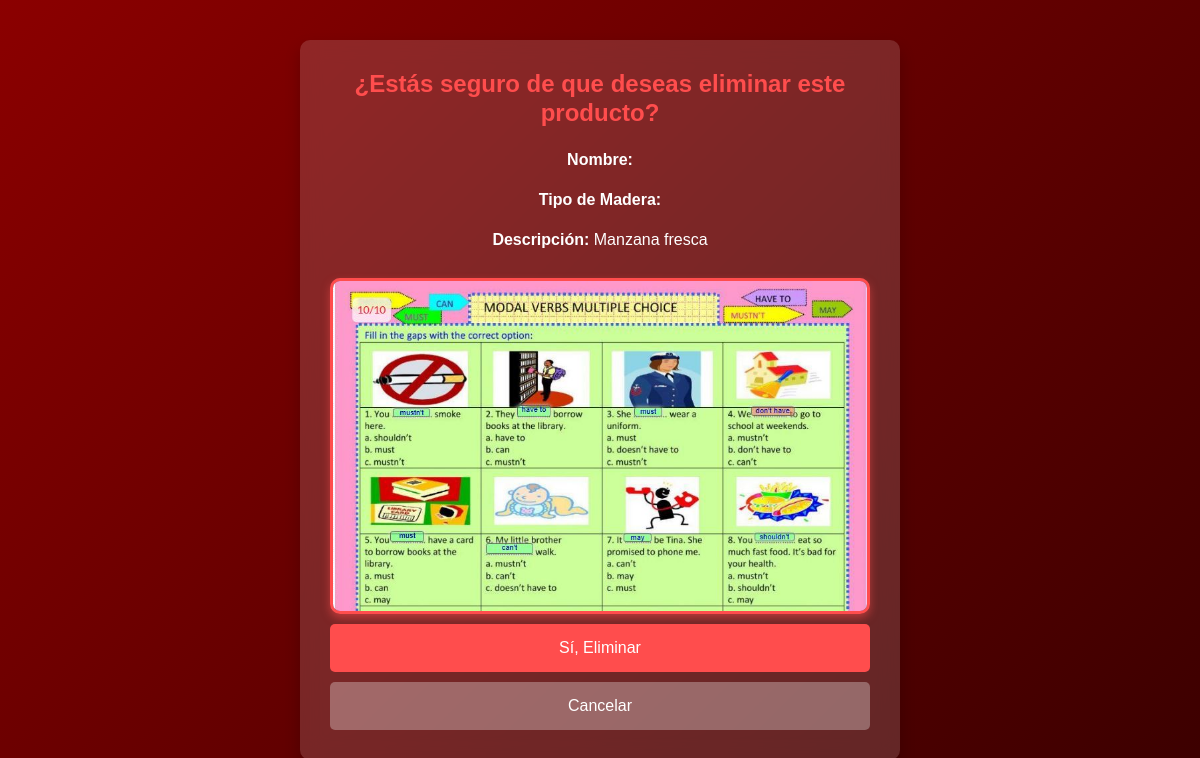
/eliminar/12/, run on the app's committed database.
### libreria/models.py (models this page shows, shortened)
class Producto(models.Model):
    TIPOS_PRODUCTO_CHOICES = [
        ('frutas', 'Frutas'),
        ('verduras', 'Verduras'),
        ('tuberculos', 'Tubérculos'),
        ('hortalizas', 'Hortalizas'),
    ]
    imagen = models.ImageField(upload_to='productos/')
    nombre = models.CharField(max_length=100)
    descripcion = models.TextField()
    origen = models.CharField(max_length=100)
    unidad = models.FloatField()
    stock = models.IntegerField()
    precio = models.DecimalField(max_digits=10, decimal_places=2)
    publicado = models.BooleanField(default=True)
    medida = models.CharField(max_length=50)
    tipoproducto = models.CharField(max_length=20, choices=TIPOS_PRODUCTO_CHOICES, default='frutas')  # Nuevo campo

### libreria/views.py (the view)
# urls.py: path('eliminar/<int:producto_id>/', views.eliminar_producto, name='confirmar_eliminar'),
def eliminar_producto(request, producto_id):
    producto = get_object_or_404(Producto, id=producto_id)
    if request.method == "POST":
        producto.delete()
        return redirect('productos2')
    return render(request, 'accounts/confirmar_eliminar.html', {'producto': producto})

### libreria/templates/accounts/confirmar_eliminar.html (shortened to what this page needs)
<!DOCTYPE html>
<html lang="es">
<head>
    <link rel="stylesheet" href="https://cdn.jsdelivr.net/npm/bootstrap@5.3.0/dist/css/bootstrap.min.css">
</head>
<body>
    <div class="container">
        <h2>¿Estás seguro de que deseas eliminar este producto?</h2>
        <p><strong>Nombre:</strong> {{ producto.nombre_producto }}</p>
        <p><strong>Tipo de Madera:</strong> {{ producto.tipo_madera }}</p>
        <p><strong>Descripción:</strong> {{ producto.descripcion }}</p>
        {% if producto.imagen %}
            <img src="{{ producto.imagen.url }}" alt="{{ producto.nombre_producto }}">
        {% else %}
            <p>No hay imagen disponible</p>
        {% endif %}
        <form method="POST">
            <button type="submit" class="btn btn-danger">Sí, Eliminar</button>
            <a href="{% url 'productos2' %}" class="btn btn-secondary">Cancelar</a>
        </form>
    </div>
</body>
</html>

### libreria/templates/accounts/confirmar_eliminar.html (style rules this page uses)
body { background: linear-gradient(135deg, #8b0000, #3b0000); font-family: 'Arial', sans-serif; color: #fff; display: flex; justify-content: center; align-items: center; height: 100vh; margin: 0; }
.container { max-width: 600px; background: rgba(255, 255, 255, 0.15); padding: 30px; border-radius: 10px; box-shadow: 0 8px 16px rgba(0, 0, 0, 0.2); backdrop-filter: blur(10px); text-align: center; animation: fadeIn 1s ease-in-out; }
h2 { margin-bottom: 20px; font-size: 24px; font-weight: bold; color: #ff4d4d; animation: slideDown 1s ease-out; }
img { max-width: 100%; height: auto; border-radius: 10px; margin: 10px 0; border: 3px solid #ff4d4d; box-shadow: 0 4px 8px rgba(255, 77, 77, 0.5); }
.btn { width: 100%; padding: 12px; border-radius: 5px; transition: all 0.3s ease-in-out; font-size: 16px; }
.btn-danger { background: #ff4d4d; border: none; }
.btn-secondary { background: rgba(255, 255, 255, 0.3); border: none; margin-top: 10px; }

### data on the page
Producto: descripcion "Manzana fresca", imagen (picture)
